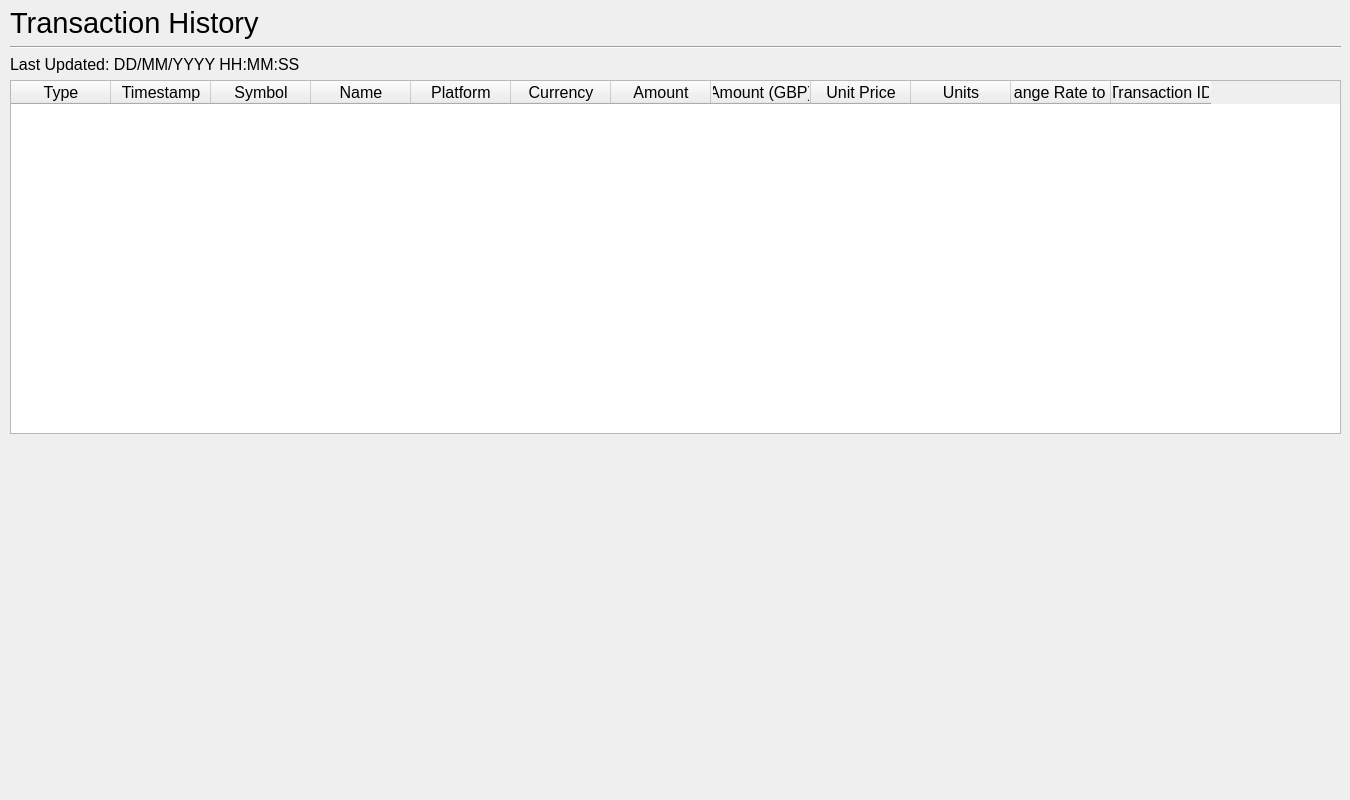
<?xml version="1.0" encoding="UTF-8"?>
<ui version="4.0">
 <class>dialog_transaction_history</class>
 <widget class="QDialog" name="dialog_transaction_history">
  <property name="geometry">
   <rect>
    <x>0</x>
    <y>0</y>
    <width>1350</width>
    <height>800</height>
   </rect>
  </property>
  <property name="font">
   <font>
    <pointsize>12</pointsize>
   </font>
  </property>
  <property name="windowTitle">
   <string>Trading Portfolio Tracker – Transaction History</string>
  </property>
  <widget class="QWidget" name="verticalLayoutWidget">
   <property name="geometry">
    <rect>
     <x>10</x>
     <y>6</y>
     <width>1331</width>
     <height>781</height>
    </rect>
   </property>
   <layout class="QVBoxLayout" name="vert_layout_dialog">
    <item>
     <widget class="QLabel" name="lbl_transaction_history">
      <property name="font">
       <font>
        <pointsize>22</pointsize>
       </font>
      </property>
      <property name="text">
       <string>Transaction History</string>
      </property>
     </widget>
    </item>
    <item>
     <widget class="Line" name="hori_line_transaction_header">
      <property name="orientation">
       <enum>Qt::Horizontal</enum>
      </property>
     </widget>
    </item>
    <item>
     <widget class="QLabel" name="lbl_last_updated">
      <property name="text">
       <string>Last Updated: DD/MM/YYYY HH:MM:SS</string>
      </property>
     </widget>
    </item>
    <item>
     <widget class="QTableWidget" name="table_widget_transactions">
      <property name="sizePolicy">
       <sizepolicy hsizetype="Expanding" vsizetype="Expanding">
        <horstretch>0</horstretch>
        <verstretch>0</verstretch>
       </sizepolicy>
      </property>
      <property name="font">
       <font>
        <pointsize>12</pointsize>
       </font>
      </property>
      <property name="frameShape">
       <enum>QFrame::StyledPanel</enum>
      </property>
      <property name="frameShadow">
       <enum>QFrame::Sunken</enum>
      </property>
      <property name="sizeAdjustPolicy">
       <enum>QAbstractScrollArea::AdjustToContentsOnFirstShow</enum>
      </property>
      <property name="editTriggers">
       <set>QAbstractItemView::NoEditTriggers</set>
      </property>
      <property name="alternatingRowColors">
       <bool>true</bool>
      </property>
      <property name="selectionMode">
       <enum>QAbstractItemView::NoSelection</enum>
      </property>
      <property name="selectionBehavior">
       <enum>QAbstractItemView::SelectRows</enum>
      </property>
      <property name="sortingEnabled">
       <bool>true</bool>
      </property>
      <property name="cornerButtonEnabled">
       <bool>false</bool>
      </property>
      <attribute name="horizontalHeaderVisible">
       <bool>true</bool>
      </attribute>
      <attribute name="horizontalHeaderCascadingSectionResizes">
       <bool>false</bool>
      </attribute>
      <attribute name="horizontalHeaderStretchLastSection">
       <bool>false</bool>
      </attribute>
      <attribute name="verticalHeaderVisible">
       <bool>false</bool>
      </attribute>
      <attribute name="verticalHeaderCascadingSectionResizes">
       <bool>false</bool>
      </attribute>
      <column>
       <property name="text">
        <string>Type</string>
       </property>
      </column>
      <column>
       <property name="text">
        <string>Timestamp</string>
       </property>
      </column>
      <column>
       <property name="text">
        <string>Symbol</string>
       </property>
      </column>
      <column>
       <property name="text">
        <string>Name</string>
       </property>
      </column>
      <column>
       <property name="text">
        <string>Platform</string>
       </property>
      </column>
      <column>
       <property name="text">
        <string>Currency</string>
       </property>
      </column>
      <column>
       <property name="text">
        <string>Amount</string>
       </property>
      </column>
      <column>
       <property name="text">
        <string>Amount (GBP)</string>
       </property>
      </column>
      <column>
       <property name="text">
        <string>Unit Price</string>
       </property>
      </column>
      <column>
       <property name="text">
        <string>Units</string>
       </property>
      </column>
      <column>
       <property name="text">
        <string>Exchange Rate to GBP</string>
       </property>
      </column>
      <column>
       <property name="text">
        <string>Transaction ID</string>
       </property>
      </column>
     </widget>
    </item>
    <item>
     <spacer name="vert_spacer_dialog">
      <property name="orientation">
       <enum>Qt::Vertical</enum>
      </property>
      <property name="sizeHint" stdset="0">
       <size>
        <width>20</width>
        <height>40</height>
       </size>
      </property>
     </spacer>
    </item>
   </layout>
  </widget>
 </widget>
 <resources/>
 <connections/>
</ui>
